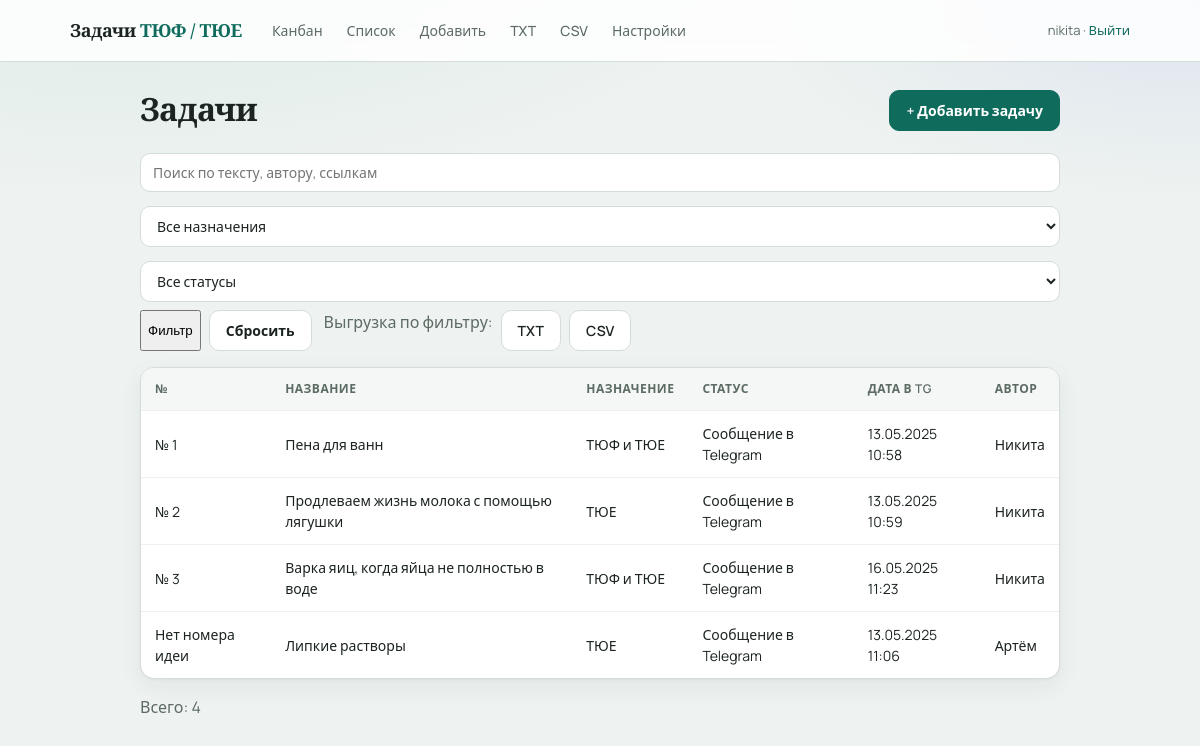
Page / (signed in) on the earlier database version.
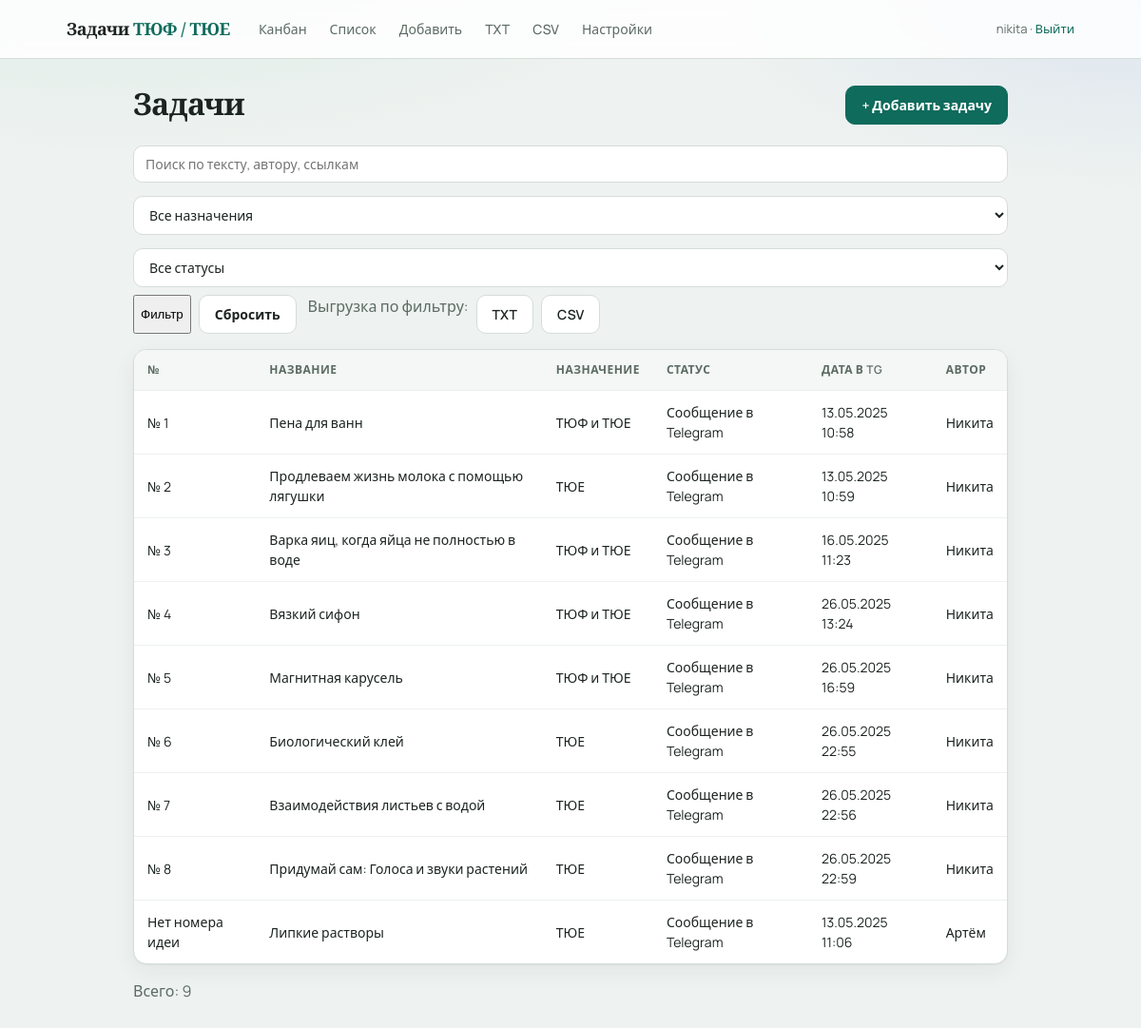
Same page on the later database version.
### app/models.py (models this page shows)
class Task(Base):
    __tablename__ = "tasks"
    id = Column(Integer, primary_key=True, autoincrement=True)
    idea_number = Column(Integer, unique=True, nullable=True, index=True)
    title = Column(String(500), nullable=True)
    condition = Column(Text, nullable=True)
    formulirovka = Column(Text, nullable=True)
    itogovaya_formulirovka = Column(Text, nullable=True)
    author = Column(String(100), nullable=True)
    naznachenie = Column(String(50), nullable=True)
    status = Column(String(50), default="tg", index=True)
    proverena = Column(String(20), nullable=True)
    has_video = Column(Boolean, default=False)
    video_url = Column(String(1000), nullable=True)
    tags = Column(String(500), nullable=True)
    sources = Column(Text, nullable=True)
    telegram_url = Column(String(1000), nullable=True)
    telegram_datetime = Column(DateTime, nullable=False)
    answer_options = Column(Text, nullable=True)
    turnir = Column(String(20), nullable=True)
    turnir_year = Column(Integer, nullable=True)
    task_number = Column(Integer, nullable=True)
    etap_kk = Column(String(20), nullable=True)
    created_at = Column(DateTime, default=datetime.utcnow)
    updated_at = Column(DateTime, default=datetime.utcnow, onupdate=datetime.utcnow)
    comments = relationship(
        "Comment", back_populates="task", cascade="all, delete-orphan", order_by="Comment.created_at"
    )
    history = relationship(
        "TaskHistory",
        back_populates="task",
        cascade="all, delete-orphan",
        order_by="TaskHistory.created_at.desc()",
    )
    attachments = relationship(
        "Attachment",
        back_populates="task",
        cascade="all, delete-orphan",
        order_by="Attachment.created_at",
    )

### app/routes.py (the view)
@router.get("/", response_class=HTMLResponse)
def task_list(
    request: Request,
    db: Session = Depends(get_db),
    q: str = Query(None),
    naznachenie: str = Query(None),
    status: str = Query(None),
):
    user = login_required(request)
    if not user:
        return RedirectResponse("/login", status_code=303)
    tasks = _filter_tasks(db, q, naznachenie, status).all()
    return templates.TemplateResponse(
        request,
        "list.html",
        {
            "user": user,
            "tasks": tasks,
            "q": q or "",
            "naznachenie": naznachenie or "",
            "status_filter": status or "",
            "naznachenie_labels": NAZNACHENIE_LABELS,
            "status_labels": STATUS_LABELS,
            "format_igraetsya": format_igraetsya,
            "format_idea_label": format_idea_label,
        },
    )

### app/templates/list.html (shortened to what this page needs)
{% extends "base.html" %}
{% block content %}
<div class="page-header">
  <h1>Задачи</h1>
  <a class="btn primary" href="/new">+ Добавить задачу</a>
</div>
<form class="filters" method="get">
  <input type="search" name="q" value="{{ q }}" placeholder="Поиск по тексту, автору, ссылкам">
  <select name="naznachenie">
    <option value="">Все назначения</option>
  </select>
  <select name="status">
    <option value="">Все статусы</option>
  </select>
  <button type="submit">Фильтр</button>
  <a href="/" class="btn secondary">Сбросить</a>
  <span class="filters-export muted">Выгрузка по фильтру:</span>
  <a class="btn secondary" href="/export/txt?q={{ q|urlencode }}&naznachenie={{ naznachenie|urlencode }}&status={{ status_filter|urlencode }}">TXT</a>
  <a class="btn secondary" href="/export/csv?q={{ q|urlencode }}&naznachenie={{ naznachenie|urlencode }}&status={{ status_filter|urlencode }}">CSV</a>
</form>
{% if tasks %}
<table class="table">
  <thead>
    <tr>
      <th>№</th>
      <th>Название</th>
      <th>Назначение</th>
      <th>Статус</th>
      <th>Дата в TG</th>
      <th>Автор</th>
    </tr>
  </thead>
  <tbody>
    {% for task in tasks %}
    <tr onclick="window.location='/tasks/{{ task.id }}'" class="clickable">
      <td>{{ format_idea_label(task) }}</td>
      <td>{{ task.title or '—' }}</td>
      <td>{{ naznachenie_labels.get(task.naznachenie or '', '—') }}</td>
      <td>
        {{ status_labels.get(task.status, task.status) }}
        {% set ig = format_igraetsya(task) %}
      </td>
      <td>{{ task.telegram_datetime.strftime('%d.%m.%Y %H:%M') }}</td>
      <td>{{ task.author or '—' }}</td>
    </tr>
    {% endfor %}
  </tbody>
</table>
<p class="muted">Всего: {{ tasks|length }}</p>
{% else %}
<p class="empty">Задач пока нет. <a href="/new">Добавить первую</a></p>
{% endif %}
{% endblock %}

### app/templates/base.html (shortened to what this page needs)
<!DOCTYPE html>
<html lang="ru">
<head>
  <link rel="stylesheet" href="/static/style.css">
</head>
<body>
  {% if user %}
  <header class="header">
    <div class="header-inner">
      <a href="/kanban" class="logo">Задачи <span>ТЮФ / ТЮЕ</span></a>
      <nav>
        <a href="/kanban">Канбан</a>
        <a href="/">Список</a>
        <a href="/new">Добавить</a>
        <a href="/export/txt" title="Полная выгрузка">TXT</a>
        <a href="/export/csv" title="Полная выгрузка">CSV</a>
        <a href="/settings">Настройки</a>
      </nav>
      <div class="user">{{ user }} · <a href="/logout">Выйти</a></div>
    </div>
  </header>
  {% endif %}
  <main class="{% block main_class %}container{% endblock %}">
    {% block content %}{% endblock %}
  </main>
</body>
</html>

### app/static/style.css (style rules this page uses)
:root { --bg: #eef2f0; --bg-accent: #e4ebe7; --surface: #ffffff; --ink: #1c2421; --muted: #5c6b64; --line: #d5ddd8; --brand: #0f6b5c; --brand-soft: #d8efe9; --brand-hover: #0b5347; --danger: #9b2c2c; --danger-bg: #fdf2f2; --shadow: 0 1px 2px rgba(28, 36, 33, 0.04), 0 8px 24px rgba(28, 36, 33, 0.06); --radius: 14px; --font: "Manrope", system-ui, sans-serif; --serif: "Source Serif 4", Georgia, serif; }
* { box-sizing: border-box; }
body { margin: 0; font-family: var(--font); background: radial-gradient(1200px 500px at 10% -10%, #d9ebe4 0%, transparent 55%), radial-gradient(900px 400px at 100% 0%, #dde5ef 0%, transparent 50%), var(--bg); color: var(--ink); line-height: 1.5; min-height: 100vh; }
a { color: var(--brand); text-decoration: none; }
.header { background: rgba(255, 255, 255, 0.85); backdrop-filter: blur(10px); border-bottom: 1px solid var(--line); position: sticky; top: 0; z-index: 10; }
.header-inner { max-width: 1100px; margin: 0 auto; padding: 14px 20px; display: flex; align-items: center; gap: 20px; }
.logo { font-family: var(--serif); font-weight: 600; font-size: 18px; color: var(--ink); letter-spacing: -0.02em; }
.logo span { color: var(--brand); }
.header nav { display: flex; gap: 4px; flex: 1; flex-wrap: wrap; }
.header nav a { color: var(--muted); font-size: 14px; font-weight: 500; padding: 6px 10px; border-radius: 8px; }
.user { font-size: 13px; color: var(--muted); white-space: nowrap; }
.container { max-width: 960px; margin: 0 auto; padding: 28px 20px 72px; }
.page-header { display: flex; justify-content: space-between; align-items: flex-start; gap: 16px; margin-bottom: 22px; }
.page-header h1 { margin: 0; font-family: var(--serif); font-size: 32px; font-weight: 600; letter-spacing: -0.02em; line-height: 1.2; }
.btn { display: inline-block; padding: 9px 16px; border-radius: 10px; border: 1px solid var(--line); background: var(--surface); color: var(--ink); cursor: pointer; font-size: 14px; font-family: inherit; font-weight: 600; transition: background .15s, border-color .15s, transform .1s; }
.btn.primary { background: var(--brand); color: #fff; border-color: var(--brand); }
.btn.secondary { background: var(--surface); }
.filters { display: flex; flex-wrap: wrap; gap: 8px; margin-bottom: 16px; }
.filters input, .filters select { padding: 9px 12px; border: 1px solid var(--line); border-radius: 10px; font-size: 14px; font-family: inherit; background: var(--surface); }
.filters input[type="search"] { flex: 1; min-width: 200px; }
.filters-export { margin-left: 4px; }
.table { width: 100%; border-collapse: separate; border-spacing: 0; background: var(--surface); border-radius: var(--radius); overflow: hidden; border: 1px solid var(--line); box-shadow: var(--shadow); }
.table th, .table td { padding: 12px 14px; text-align: left; border-bottom: 1px solid #edf1ef; font-size: 14px; }
.table th { background: #f4f7f5; font-weight: 600; color: var(--muted); font-size: 12px; text-transform: uppercase; letter-spacing: 0.04em; }
.table tr:last-child td { border-bottom: none; }
.table tr.clickable { cursor: pointer; }
input[type="text"], input[type="url"], input[type="number"], input[type="datetime-local"], input[type="password"], select, textarea { display: block; width: 100%; margin-top: 6px; padding: 10px 12px; border: 1px solid var(--line); border-radius: 10px; font: inherit; color: var(--ink); background: #fbfcfc; transition: border-color .15s, box-shadow .15s; }
.muted { color: var(--muted); }

Differences in the rows shown:
added Task: idea_number "№ 4", title "Вязкий сифон", get "ТЮФ и ТЮЕ", get "Сообщение в Telegram", telegram_datetime "26.05.2025 13:24", author "Никита"
added Task: idea_number "№ 5", title "Магнитная карусель", get "ТЮФ и ТЮЕ", get "Сообщение в Telegram", telegram_datetime "26.05.2025 16:59", author "Никита"
added Task: idea_number "№ 6", title "Биологический клей", get "ТЮЕ", get "Сообщение в Telegram", telegram_datetime "26.05.2025 22:55", author "Никита"
added Task: idea_number "№ 7", title "Взаимодействия листьев с водой", get "ТЮЕ", get "Сообщение в Telegram", telegram_datetime "26.05.2025 22:56", author "Никита"
added Task: idea_number "№ 8", title "Придумай сам: Голоса и звуки растений", get "ТЮЕ", get "Сообщение в Telegram", telegram_datetime "26.05.2025 22:59", author "Никита"
Other differences:
{{ tasks|length }}: "4" → "9"
